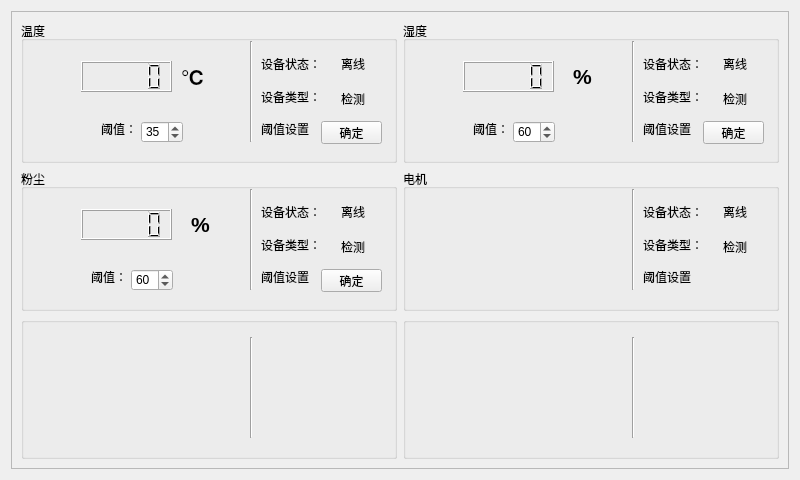
<?xml version="1.0" encoding="UTF-8"?>
<ui version="4.0">
 <class>homeForm</class>
 <widget class="QWidget" name="homeForm">
  <property name="geometry">
   <rect>
    <x>0</x>
    <y>0</y>
    <width>800</width>
    <height>480</height>
   </rect>
  </property>
  <property name="maximumSize">
   <size>
    <width>800</width>
    <height>480</height>
   </size>
  </property>
  <property name="windowTitle">
   <string>Form</string>
  </property>
  <property name="autoFillBackground">
   <bool>true</bool>
  </property>
  <layout class="QGridLayout" name="gridLayout">
   <item row="0" column="1">
    <widget class="QScrollArea" name="scrollArea">
     <property name="minimumSize">
      <size>
       <width>100</width>
       <height>50</height>
      </size>
     </property>
     <property name="widgetResizable">
      <bool>true</bool>
     </property>
     <widget class="QWidget" name="scrollAreaWidgetContents">
      <property name="geometry">
       <rect>
        <x>0</x>
        <y>0</y>
        <width>780</width>
        <height>460</height>
       </rect>
      </property>
      <layout class="QGridLayout" name="gridLayout_2">
       <item row="0" column="0">
        <widget class="QGroupBox" name="groupBox">
         <property name="title">
          <string>温度</string>
         </property>
         <widget class="Line" name="line">
          <property name="geometry">
           <rect>
            <x>220</x>
            <y>20</y>
            <width>20</width>
            <height>101</height>
           </rect>
          </property>
          <property name="orientation">
           <enum>Qt::Vertical</enum>
          </property>
         </widget>
         <widget class="QLCDNumber" name="tempNumber">
          <property name="geometry">
           <rect>
            <x>60</x>
            <y>40</y>
            <width>91</width>
            <height>31</height>
           </rect>
          </property>
         </widget>
         <widget class="QSpinBox" name="tempspinBox">
          <property name="geometry">
           <rect>
            <x>120</x>
            <y>100</y>
            <width>42</width>
            <height>22</height>
           </rect>
          </property>
          <property name="value">
           <number>35</number>
          </property>
         </widget>
         <widget class="QLabel" name="label_4">
          <property name="geometry">
           <rect>
            <x>80</x>
            <y>100</y>
            <width>31</width>
            <height>16</height>
           </rect>
          </property>
          <property name="text">
           <string>阈值：</string>
          </property>
         </widget>
         <widget class="QLabel" name="label_17">
          <property name="geometry">
           <rect>
            <x>160</x>
            <y>40</y>
            <width>51</width>
            <height>31</height>
           </rect>
          </property>
          <property name="text">
           <string>&lt;html&gt;&lt;head/&gt;&lt;body&gt;&lt;p&gt;&lt;span style=&quot; font-size:16pt; font-weight:600;&quot;&gt;℃&lt;/span&gt;&lt;/p&gt;&lt;/body&gt;&lt;/html&gt;</string>
          </property>
         </widget>
         <widget class="QPushButton" name="tempButton">
          <property name="geometry">
           <rect>
            <x>300</x>
            <y>100</y>
            <width>61</width>
            <height>23</height>
           </rect>
          </property>
          <property name="text">
           <string>确定</string>
          </property>
         </widget>
         <widget class="QWidget" name="layoutWidget">
          <property name="geometry">
           <rect>
            <x>240</x>
            <y>30</y>
            <width>62</width>
            <height>91</height>
           </rect>
          </property>
          <layout class="QVBoxLayout" name="verticalLayout">
           <item>
            <widget class="QLabel" name="label">
             <property name="text">
              <string>设备状态：</string>
             </property>
            </widget>
           </item>
           <item>
            <widget class="QLabel" name="label_2">
             <property name="text">
              <string>设备类型：</string>
             </property>
            </widget>
           </item>
           <item>
            <widget class="QLabel" name="label_3">
             <property name="text">
              <string>阈值设置</string>
             </property>
            </widget>
           </item>
          </layout>
         </widget>
         <widget class="QLabel" name="tempStatelabel">
          <property name="geometry">
           <rect>
            <x>320</x>
            <y>35</y>
            <width>31</width>
            <height>16</height>
           </rect>
          </property>
          <property name="text">
           <string>离线</string>
          </property>
         </widget>
         <widget class="QLabel" name="label_30">
          <property name="geometry">
           <rect>
            <x>320</x>
            <y>70</y>
            <width>31</width>
            <height>16</height>
           </rect>
          </property>
          <property name="text">
           <string>检测</string>
          </property>
         </widget>
        </widget>
       </item>
       <item row="2" column="1">
        <widget class="QGroupBox" name="groupBox_4">
         <property name="title">
          <string/>
         </property>
         <widget class="Line" name="line_6">
          <property name="geometry">
           <rect>
            <x>220</x>
            <y>20</y>
            <width>20</width>
            <height>101</height>
           </rect>
          </property>
          <property name="orientation">
           <enum>Qt::Vertical</enum>
          </property>
         </widget>
         <widget class="QLabel" name="lamppixlabel">
          <property name="geometry">
           <rect>
            <x>80</x>
            <y>30</y>
            <width>81</width>
            <height>81</height>
           </rect>
          </property>
          <property name="text">
           <string/>
          </property>
         </widget>
         <widget class="QLabel" name="label_39">
          <property name="geometry">
           <rect>
            <x>320</x>
            <y>65</y>
            <width>31</width>
            <height>16</height>
           </rect>
          </property>
          <property name="text">
           <string/>
          </property>
         </widget>
         <widget class="QLabel" name="lampStatelabel">
          <property name="geometry">
           <rect>
            <x>320</x>
            <y>30</y>
            <width>31</width>
            <height>21</height>
           </rect>
          </property>
          <property name="text">
           <string/>
          </property>
         </widget>
         <widget class="QWidget" name="layoutWidget">
          <property name="geometry">
           <rect>
            <x>240</x>
            <y>27</y>
            <width>62</width>
            <height>91</height>
           </rect>
          </property>
          <layout class="QVBoxLayout" name="verticalLayout_6">
           <item>
            <widget class="QLabel" name="label_25">
             <property name="text">
              <string/>
             </property>
            </widget>
           </item>
           <item>
            <widget class="QLabel" name="label_24">
             <property name="text">
              <string/>
             </property>
            </widget>
           </item>
           <item>
            <widget class="QLabel" name="label_26">
             <property name="text">
              <string/>
             </property>
            </widget>
           </item>
          </layout>
         </widget>
        </widget>
       </item>
       <item row="0" column="1">
        <widget class="QGroupBox" name="groupBox_2">
         <property name="title">
          <string>湿度</string>
         </property>
         <widget class="Line" name="line_2">
          <property name="geometry">
           <rect>
            <x>220</x>
            <y>20</y>
            <width>20</width>
            <height>101</height>
           </rect>
          </property>
          <property name="orientation">
           <enum>Qt::Vertical</enum>
          </property>
         </widget>
         <widget class="QSpinBox" name="humispinBox">
          <property name="geometry">
           <rect>
            <x>110</x>
            <y>100</y>
            <width>42</width>
            <height>22</height>
           </rect>
          </property>
          <property name="value">
           <number>60</number>
          </property>
         </widget>
         <widget class="QLabel" name="label_6">
          <property name="geometry">
           <rect>
            <x>70</x>
            <y>100</y>
            <width>31</width>
            <height>16</height>
           </rect>
          </property>
          <property name="text">
           <string>阈值：</string>
          </property>
         </widget>
         <widget class="QLCDNumber" name="humiNumber">
          <property name="geometry">
           <rect>
            <x>60</x>
            <y>40</y>
            <width>91</width>
            <height>31</height>
           </rect>
          </property>
         </widget>
         <widget class="QLabel" name="label_18">
          <property name="geometry">
           <rect>
            <x>170</x>
            <y>40</y>
            <width>51</width>
            <height>31</height>
           </rect>
          </property>
          <property name="text">
           <string>&lt;html&gt;&lt;head/&gt;&lt;body&gt;&lt;p&gt;&lt;span style=&quot; font-size:16pt; font-weight:600;&quot;&gt;%&lt;/span&gt;&lt;/p&gt;&lt;/body&gt;&lt;/html&gt;</string>
          </property>
         </widget>
         <widget class="QPushButton" name="humiButton">
          <property name="geometry">
           <rect>
            <x>300</x>
            <y>100</y>
            <width>61</width>
            <height>23</height>
           </rect>
          </property>
          <property name="text">
           <string>确定</string>
          </property>
         </widget>
         <widget class="QLabel" name="label_31">
          <property name="geometry">
           <rect>
            <x>320</x>
            <y>70</y>
            <width>31</width>
            <height>16</height>
           </rect>
          </property>
          <property name="text">
           <string>检测</string>
          </property>
         </widget>
         <widget class="QLabel" name="humiStatelabel">
          <property name="geometry">
           <rect>
            <x>320</x>
            <y>35</y>
            <width>35</width>
            <height>16</height>
           </rect>
          </property>
          <property name="text">
           <string>离线</string>
          </property>
         </widget>
         <widget class="QWidget" name="layoutWidget">
          <property name="geometry">
           <rect>
            <x>240</x>
            <y>30</y>
            <width>62</width>
            <height>91</height>
           </rect>
          </property>
          <layout class="QVBoxLayout" name="verticalLayout_2">
           <item>
            <widget class="QLabel" name="label_8">
             <property name="text">
              <string>设备状态：</string>
             </property>
            </widget>
           </item>
           <item>
            <widget class="QLabel" name="label_7">
             <property name="text">
              <string>设备类型：</string>
             </property>
            </widget>
           </item>
           <item>
            <widget class="QLabel" name="label_5">
             <property name="text">
              <string>阈值设置</string>
             </property>
            </widget>
           </item>
          </layout>
         </widget>
        </widget>
       </item>
       <item row="1" column="1">
        <widget class="QGroupBox" name="groupBox_6">
         <property name="title">
          <string>电机</string>
         </property>
         <widget class="Line" name="line_4">
          <property name="geometry">
           <rect>
            <x>220</x>
            <y>20</y>
            <width>20</width>
            <height>101</height>
           </rect>
          </property>
          <property name="orientation">
           <enum>Qt::Vertical</enum>
          </property>
         </widget>
         <widget class="QLabel" name="label_35">
          <property name="geometry">
           <rect>
            <x>320</x>
            <y>70</y>
            <width>31</width>
            <height>16</height>
           </rect>
          </property>
          <property name="text">
           <string>检测</string>
          </property>
         </widget>
         <widget class="QLabel" name="motorStatelabel">
          <property name="geometry">
           <rect>
            <x>320</x>
            <y>35</y>
            <width>31</width>
            <height>16</height>
           </rect>
          </property>
          <property name="text">
           <string>离线</string>
          </property>
         </widget>
         <widget class="QWidget" name="layoutWidget">
          <property name="geometry">
           <rect>
            <x>240</x>
            <y>30</y>
            <width>62</width>
            <height>91</height>
           </rect>
          </property>
          <layout class="QVBoxLayout" name="verticalLayout_4">
           <item>
            <widget class="QLabel" name="label_16">
             <property name="text">
              <string>设备状态：</string>
             </property>
            </widget>
           </item>
           <item>
            <widget class="QLabel" name="label_15">
             <property name="text">
              <string>设备类型：</string>
             </property>
            </widget>
           </item>
           <item>
            <widget class="QLabel" name="label_13">
             <property name="text">
              <string>阈值设置</string>
             </property>
            </widget>
           </item>
          </layout>
         </widget>
         <widget class="QLabel" name="motorvaluelabel">
          <property name="geometry">
           <rect>
            <x>170</x>
            <y>70</y>
            <width>41</width>
            <height>21</height>
           </rect>
          </property>
          <property name="text">
           <string/>
          </property>
         </widget>
         <widget class="QLabel" name="motorpixlabel">
          <property name="geometry">
           <rect>
            <x>70</x>
            <y>40</y>
            <width>81</width>
            <height>81</height>
           </rect>
          </property>
          <property name="text">
           <string/>
          </property>
         </widget>
        </widget>
       </item>
       <item row="2" column="0">
        <widget class="QGroupBox" name="groupBox_3">
         <property name="title">
          <string/>
         </property>
         <widget class="Line" name="line_5">
          <property name="geometry">
           <rect>
            <x>220</x>
            <y>20</y>
            <width>20</width>
            <height>101</height>
           </rect>
          </property>
          <property name="orientation">
           <enum>Qt::Vertical</enum>
          </property>
         </widget>
         <widget class="QLabel" name="fanpixlabel">
          <property name="geometry">
           <rect>
            <x>80</x>
            <y>40</y>
            <width>81</width>
            <height>81</height>
           </rect>
          </property>
          <property name="text">
           <string/>
          </property>
         </widget>
         <widget class="QLabel" name="label_37">
          <property name="geometry">
           <rect>
            <x>320</x>
            <y>70</y>
            <width>31</width>
            <height>16</height>
           </rect>
          </property>
          <property name="text">
           <string/>
          </property>
         </widget>
         <widget class="QLabel" name="fanStatelabel">
          <property name="geometry">
           <rect>
            <x>320</x>
            <y>35</y>
            <width>31</width>
            <height>16</height>
           </rect>
          </property>
          <property name="text">
           <string/>
          </property>
         </widget>
         <widget class="QWidget" name="layoutWidget">
          <property name="geometry">
           <rect>
            <x>240</x>
            <y>30</y>
            <width>62</width>
            <height>91</height>
           </rect>
          </property>
          <layout class="QVBoxLayout" name="verticalLayout_5">
           <item>
            <widget class="QLabel" name="label_21">
             <property name="text">
              <string/>
             </property>
            </widget>
           </item>
           <item>
            <widget class="QLabel" name="label_22">
             <property name="text">
              <string/>
             </property>
            </widget>
           </item>
           <item>
            <widget class="QLabel" name="label_23">
             <property name="text">
              <string/>
             </property>
            </widget>
           </item>
          </layout>
         </widget>
        </widget>
       </item>
       <item row="1" column="0">
        <widget class="QGroupBox" name="groupBox_5">
         <property name="title">
          <string>粉尘</string>
         </property>
         <widget class="Line" name="line_3">
          <property name="geometry">
           <rect>
            <x>220</x>
            <y>20</y>
            <width>20</width>
            <height>101</height>
           </rect>
          </property>
          <property name="orientation">
           <enum>Qt::Vertical</enum>
          </property>
         </widget>
         <widget class="QLabel" name="label_33">
          <property name="geometry">
           <rect>
            <x>320</x>
            <y>70</y>
            <width>31</width>
            <height>16</height>
           </rect>
          </property>
          <property name="text">
           <string/>
          </property>
         </widget>
         <widget class="QLabel" name="pm25Statelabel">
          <property name="geometry">
           <rect>
            <x>320</x>
            <y>35</y>
            <width>31</width>
            <height>16</height>
           </rect>
          </property>
          <property name="text">
           <string>离线</string>
          </property>
         </widget>
         <widget class="QWidget" name="layoutWidget">
          <property name="geometry">
           <rect>
            <x>240</x>
            <y>30</y>
            <width>62</width>
            <height>91</height>
           </rect>
          </property>
          <layout class="QVBoxLayout" name="verticalLayout_3">
           <item>
            <widget class="QLabel" name="label_12">
             <property name="text">
              <string>设备状态：</string>
             </property>
            </widget>
           </item>
           <item>
            <widget class="QLabel" name="label_11">
             <property name="text">
              <string>设备类型：</string>
             </property>
            </widget>
           </item>
           <item>
            <widget class="QLabel" name="label_9">
             <property name="text">
              <string>阈值设置</string>
             </property>
            </widget>
           </item>
          </layout>
         </widget>
         <widget class="QPushButton" name="pm25Button">
          <property name="geometry">
           <rect>
            <x>300</x>
            <y>100</y>
            <width>61</width>
            <height>23</height>
           </rect>
          </property>
          <property name="text">
           <string>确定</string>
          </property>
         </widget>
         <widget class="QLabel" name="label_36">
          <property name="geometry">
           <rect>
            <x>320</x>
            <y>70</y>
            <width>31</width>
            <height>16</height>
           </rect>
          </property>
          <property name="text">
           <string>检测</string>
          </property>
         </widget>
         <widget class="QLCDNumber" name="pm25Number">
          <property name="geometry">
           <rect>
            <x>60</x>
            <y>40</y>
            <width>91</width>
            <height>31</height>
           </rect>
          </property>
         </widget>
         <widget class="QSpinBox" name="pm25spinBox">
          <property name="geometry">
           <rect>
            <x>110</x>
            <y>100</y>
            <width>42</width>
            <height>22</height>
           </rect>
          </property>
          <property name="value">
           <number>60</number>
          </property>
         </widget>
         <widget class="QLabel" name="label_10">
          <property name="geometry">
           <rect>
            <x>70</x>
            <y>100</y>
            <width>31</width>
            <height>16</height>
           </rect>
          </property>
          <property name="text">
           <string>阈值：</string>
          </property>
         </widget>
         <widget class="QLabel" name="label_19">
          <property name="geometry">
           <rect>
            <x>170</x>
            <y>40</y>
            <width>21</width>
            <height>31</height>
           </rect>
          </property>
          <property name="text">
           <string>&lt;html&gt;&lt;head/&gt;&lt;body&gt;&lt;p&gt;&lt;span style=&quot; font-size:16pt; font-weight:600;&quot;&gt;%&lt;/span&gt;&lt;/p&gt;&lt;/body&gt;&lt;/html&gt;</string>
          </property>
         </widget>
        </widget>
       </item>
      </layout>
     </widget>
    </widget>
   </item>
  </layout>
 </widget>
 <resources/>
 <connections/>
</ui>
